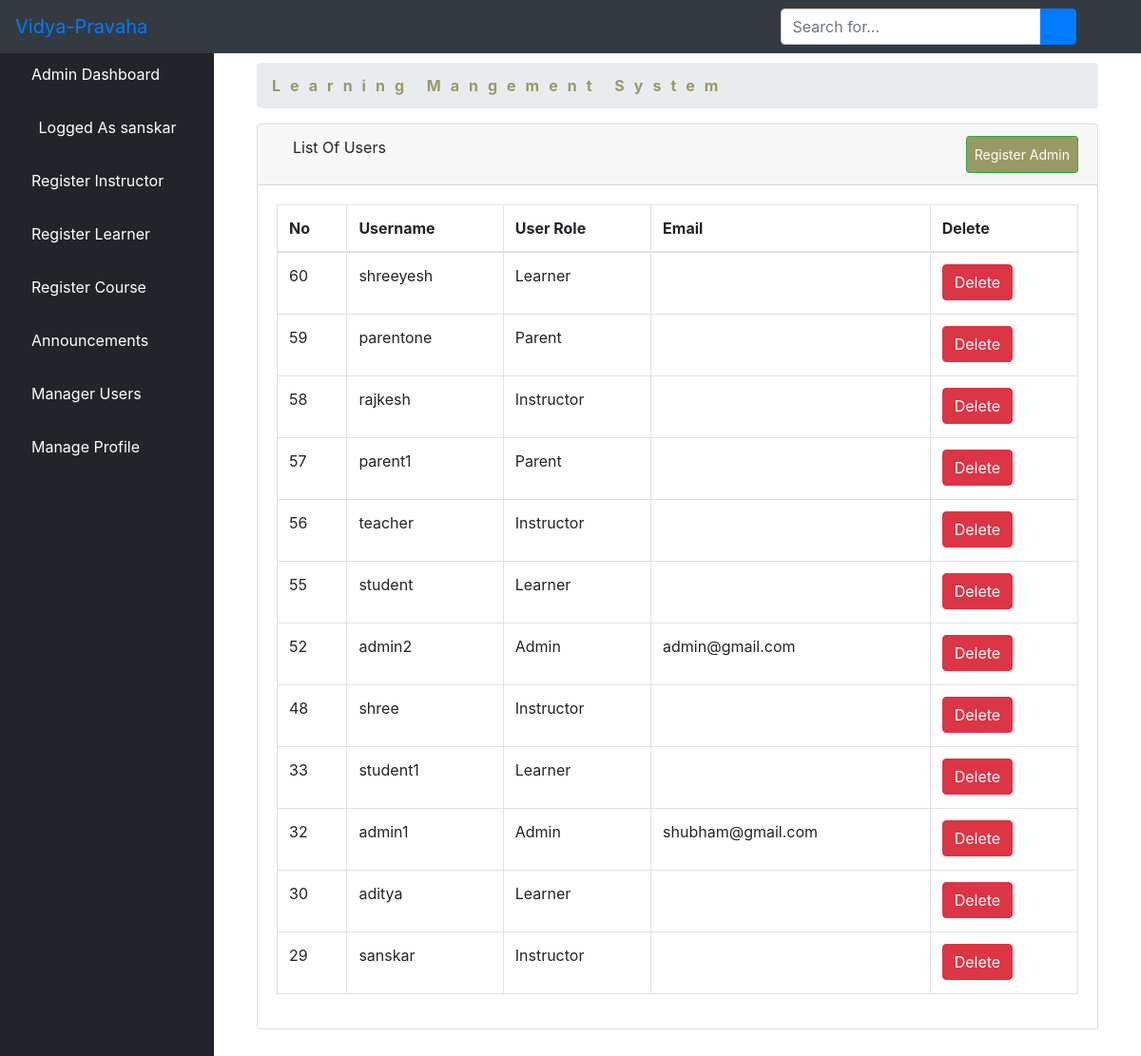
/aluser/ (signed in), run on the app's committed database.
### elearn/models.py (models this page shows)
class User(AbstractUser):
    is_learner = models.BooleanField(default=False)
    is_instructor = models.BooleanField(default=False)
    is_admin = models.BooleanField(default=False)
    is_parent = models.BooleanField(default=False)

### elearn/views.py (the view)
# urls.py: path('aluser/', views.ListUserView.as_view(), name='aluser'),
class ListUserView(LoginRequiredMixin, ListView):
    model = User
    template_name = 'dashboard/admin/list_users.html'
    context_object_name = 'users'
    paginated_by = 10
    def get_queryset(self):
        return User.objects.order_by('-id')

### elearn/templates/dashboard/admin/list_users.html (shortened to what this page needs)
{% extends 'dashboard/admin/base.html' %}
{% block body %}
        <div class="container-fluid">
        <div class="row">
          <div class="col-12 mb-3">
          <div class="col-12 mb-3">
                <div id="content-wrapper">
        <div class="container-fluid">
            <ol class="breadcrumb">
                <li class="breadcrumb-item">
                    <a href="{% url 'dashboard'%}" style="color: #999965; font-weight: bold; letter-spacing: 10px">Learning Mangement System</a>
                </li>
            </ol>
            <div class="card mb-3">
                <div class="card-header">
                    <i class="fas fa-table"></i>
                    List Of Users
                    <a  class="btn btn-sm btn-success" href="{% url 'create_user_form' %}" style="padding: 8px; float: right; background-color: #999965; color: white;">Register Admin</a>
                </div>
                <div class="card-body">
                    <div class="table-responsive">
                        <table class="table table-bordered" id="dataTable" width="100%" cellspacing="0">
                            <thead>
                            <tr>
                                <th>No</th>
                                <th>Username</th>
                                <th>User Role</th>
                                <th>Email</th>
                                <th>Delete</th>
                            </tr>
                            </thead>
                            <tbody>
                        {% if users %}
                            {% for user in users %}
                                <tr>
                                    <td>{{ user.id }}</td>
                                    <td>{{ user.username }}</td>
                                    <td>{% if user.is_learner == True %}
                                      <p>Learner</p>
                                    {% elif user.is_admin == True %}
                                      <p>Admin</p>
                                    {% elif user.is_parent == True %}
                                      <p>Parent</p>
                                    {% else %}
                                    <p>Instructor</p>
                                      {% endif %}
                                    </td>
                                    <td>{{ user.email }}</td>
        <td>
          <a href="{% url 'aduser' user.pk %}"><button type="button" class="btn btn-danger"> Delete</button></a></td>
                                </tr>
                            {% endfor %}
                        {% endif %}
                            </tbody>
                        </table>
                    </div>
                </div>
            </div>
        </div>
    </div>
          </div>
        </div>
      </div>
    </div>
{% endblock %}

### elearn/templates/dashboard/admin/base.html (shortened to what this page needs)
<!DOCTYPE html>
<html lang="en">
<head>
    {% load static %}
    <link href="{% static 'vendor/fontawesome-free/css/all.min.css' %}" rel="stylesheet" type="text/css">
    <link href="{% static 'vendor/datatables/dataTables.bootstrap4.css' %}" rel="stylesheet">
    <link href="{% static 'css/sb-admin.css' %}" rel="stylesheet">
</head>
<body id="page-top">
<nav class="navbar navbar-expand navbar-dark bg-dark fixed-top">
    <a class="navbar-brand mr-1 text-primary" href="">Vidya-Pravaha</a>
    <button class="btn btn-link btn-sm text-white order-1 order-sm-0" id="sidebarToggle" href="#">
        <i class="fas fa-bars"></i>
    </button>
    <form class="d-none d-md-inline-block form-inline ml-auto mr-0 mr-md-3 my-2 my-md-0">
        <div class="input-group">
            <input type="text" class="form-control" placeholder="Search for..." aria-label="Search" aria-describedby="basic-addon2">
            <div class="input-group-append">
                <button class="btn btn-primary" type="button">
                    <i class="fas fa-search"></i>
                </button>
            </div>
        </div>
    </form>
    <ul class="navbar-nav ml-auto ml-md-0">
        <li class="nav-item dropdown no-arrow">
            <a class="nav-link dropdown-toggle" href="#" id="userDropdown" role="button" data-toggle="dropdown" aria-haspopup="true" aria-expanded="false">
                <i class="fas fa-user-circle fa-fw text-primary"></i>
            </a>
        </li>
    </ul>
</nav>
<div id="wrapper" style="padding-top: 50px;">
<ul class="sidebar navbar-nav">
    <li class="nav-item active">
        <a class="nav-link" href="{% url 'dashboard' %}">
         <i class="fa fa-home" aria-hidden="true"></i>
            <span>Admin Dashboard</span>
        </a>
    </li>
    <li class="nav-item active">
        <a class="nav-link" href="">
            <i class="fas fa-user-circle fa-fw text-primary"></i>
            <span>Logged As {{ user.username }}</span>
        </a>
    </li>
    <li class="nav-item">
        <a class="nav-link" href="{% url 'isign' %}">
        <i class="fas fa-chalkboard-teacher"></i>
            <span style="color: white">Register Instructor</span>
        </a>
    </li>
     <li class="nav-item">
        <a class="nav-link" href="{% url 'addlearner' %}">
        <i class="fas fa-user-graduate"></i>
            <span style="color: white">Register Learner</span>
        </a>
    </li>
    <li class="nav-item">
        <a class="nav-link" href="{% url 'course' %}">
        <i class="fas fa-book-reader"></i>
            <span style="color: white">Register Course</span>
        </a>
    </li>
    <li class="nav-item dropdown no-arrow">
                            <a class="nav-link dropdown-toggle" data-toggle="dropdown" aria-haspopup="true" aria-expanded="false" href="">
        <i class="fas fa-bell"></i>
            <span style="color: white">Announcements</span>
        </a>
        </li>
    <li class="nav-item">
        <a class="nav-link" href="{% url 'aluser' %}">
            <i class="fas fa-users"></i>
            <span style="color: white">Manager Users</span>
        </a>
    </li>
    <li class="nav-item dropdown no-arrow">
                            <a class="nav-link dropdown-toggle" data-toggle="dropdown" aria-haspopup="true" aria-expanded="false" href="">
            <i class="fas fa-user"></i>
            <span style="color: white">Manage Profile</span>
        </a>
        </li>
</ul>
    {% block body %}{% endblock %}
</div>

### data on the page
User: username "sanskar", id "29", is_learner "Instructor"
User: id "60", username "shreeyesh", is_learner "Learner"
User: id "59", username "parentone", is_learner "Parent"
User: id "58", username "rajkesh", is_learner "Instructor"
User: id "57", username "parent1", is_learner "Parent"
User: id "56", username "teacher", is_learner "Instructor"
User: id "55", username "student", is_learner "Learner"
User: id "52", username "admin2", is_learner "Admin", email "admin@gmail.com"
User: id "48", username "shree", is_learner "Instructor"
User: id "33", username "student1", is_learner "Learner"
User: id "32", username "admin1", is_learner "Admin", email "shubham@gmail.com"
User: id "30", username "aditya", is_learner "Learner"
